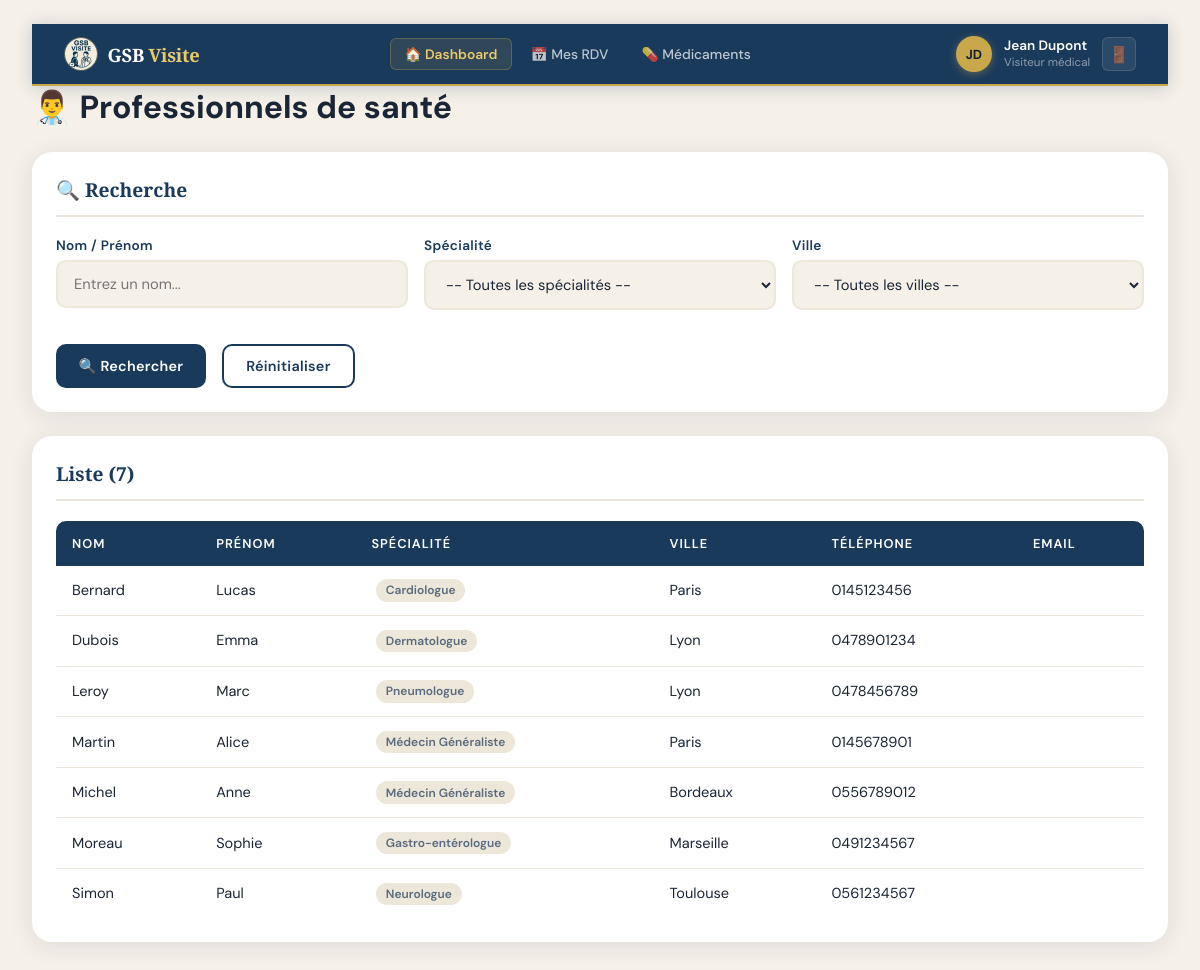
Screenshot of /professionnels.php (signed in) with the database file from the repository.
### tables this page shows
CREATE TABLE utilisateurs (
    id             INT AUTO_INCREMENT PRIMARY KEY,
    nom            VARCHAR(50)  NOT NULL,
    prenom         VARCHAR(50)  NOT NULL,
    email          VARCHAR(100) NOT NULL UNIQUE,
    mot_de_passe   VARCHAR(255) NOT NULL,
    role           ENUM('visiteur','delegue','chef') DEFAULT 'visiteur',
    region_id      INT NULL,
    responsable_id INT NULL,
    actif          TINYINT(1) DEFAULT 1,
    cree_le        TIMESTAMP DEFAULT CURRENT_TIMESTAMP,
    FOREIGN KEY (region_id)      REFERENCES regions(id)      ON DELETE SET NULL,
    FOREIGN KEY (responsable_id) REFERENCES utilisateurs(id) ON DELETE SET NULL
);

CREATE TABLE professionnels (
    id        INT AUTO_INCREMENT PRIMARY KEY,
    code      VARCHAR(10)  NOT NULL UNIQUE,
    nom       VARCHAR(50)  NOT NULL,
    prenom    VARCHAR(50)  NOT NULL,
    metier    VARCHAR(100) NOT NULL,
    ville     VARCHAR(100) NOT NULL,
    adresse   TEXT,
    telephone VARCHAR(20),
    email     VARCHAR(150),
    region_id INT NULL,
    FOREIGN KEY (region_id) REFERENCES regions(id) ON DELETE SET NULL
);

### public/config.php (called while the page is built, shortened)
<?php
try {
    $pdo = new PDO(
        "mysql:host=" . DB_HOST . ";dbname=" . DB_NAME . ";charset=utf8mb4",
        DB_USER,
        DB_PASS,
        [
            PDO::ATTR_ERRMODE            => PDO::ERRMODE_EXCEPTION,
            PDO::ATTR_DEFAULT_FETCH_MODE => PDO::FETCH_ASSOC,
            PDO::ATTR_EMULATE_PREPARES   => false,
            PDO::MYSQL_ATTR_INIT_COMMAND => "SET NAMES utf8mb4"
        ]
    );
} catch (PDOException $e) {
    die("Erreur de connexion : " . $e->getMessage());
}
function isLoggedIn(): bool {
    return isset($_SESSION['user_id']);
}
function getCurrentUser(): ?array {
    global $pdo;
    $stmt = $pdo->prepare("SELECT u.*, r.nom as region_nom FROM utilisateurs u LEFT JOIN regions r ON u.region_id = r.id WHERE u.id = ?");
    $stmt->execute([$_SESSION['user_id']]);
    return $stmt->fetch() ?: null;
}
?>

### public/professionnels.php (the view, shortened to what this page needs)
<?php
require_once __DIR__ . '/config.php';
$search_nom   = $_GET['search_nom']   ?? '';
$pnum         = max(1, (int)($_GET['pnum'] ?? 1));
$per_page     = 10;
$where  = ['1=1'];
$params = [];
$whereStr = implode(' AND ', $where);
try {
    $total = $pdo->prepare("SELECT COUNT(*) FROM professionnels WHERE $whereStr");
    $total->execute($params);
    $total = (int)$total->fetchColumn();
} catch (PDOException $e) {
    $error = "Erreur BD : " . $e->getMessage();
    $total = 0;
}
$offset = ($pnum - 1) * $per_page;
try {
    $stmt = $pdo->prepare("SELECT * FROM professionnels WHERE $whereStr ORDER BY nom, prenom LIMIT ? OFFSET ?");
    $stmt->execute(array_merge($params, [$per_page, $offset]));
    $professionnels = $stmt->fetchAll();
} catch (PDOException $e) {
    $error          = "Erreur BD : " . $e->getMessage();
    $professionnels = [];
}
$baseUrl = 'index.php?page=professionnels';
?>
<!DOCTYPE html>
<html lang="fr">
<head>
    <link rel="stylesheet" href="style.css">
</head>
<body>
<div class="container">
    <?php include __DIR__ . '/header.php'; ?>
    <div style="display:flex; align-items:center; justify-content:space-between; margin-bottom:1.5rem;">
        <h1>👨‍⚕️ Professionnels de santé</h1>
    </div>
    <section class="card" style="padding:1.5rem; margin-bottom:1.5rem;">
        <h2>🔍 Recherche</h2>
        <form method="GET" action="index.php">
            <div style="display:grid; grid-template-columns:1fr 1fr 1fr; gap:1rem; margin-bottom:1rem;">
                <div class="input-group">
                    <label>Nom / Prénom</label>
                    <input type="text" name="search_nom" value="<?= htmlspecialchars($search_nom) ?>" placeholder="Entrez un nom..." class="form-control">
                </div>
                <div class="input-group">
                    <label>Spécialité</label>
                    <select name="search_spec" class="form-control">
                        <option value="">-- Toutes les spécialités --</option>
                    </select>
                </div>
                <div class="input-group">
                    <label>Ville</label>
                    <select name="search_ville" class="form-control">
                        <option value="">-- Toutes les villes --</option>
                    </select>
                </div>
            </div>
            <div style="display:flex; gap:1rem;">
                <button type="submit" class="btn">🔍 Rechercher</button>
                <a href="<?= $baseUrl ?>" class="btn btn-outline">Réinitialiser</a>
            </div>
        </form>
    </section>
    <section class="card" style="padding:1.5rem;">
        <h2>Liste (<?= $total ?>)</h2>
        <table class="table">
            <thead>
                <tr>
                    <th>Nom</th>
                    <th>Prénom</th>
                    <th>Spécialité</th>
                    <th>Ville</th>
                    <th>Téléphone</th>
                    <th>Email</th>
                </tr>
            </thead>
            <tbody>
                <?php if ($professionnels): ?>
                    <?php foreach ($professionnels as $pro): ?>
                    <tr>
                        <td><?= htmlspecialchars($pro['nom']) ?></td>
                        <td><?= htmlspecialchars($pro['prenom']) ?></td>
                        <td><span class="badge-metier"><?= htmlspecialchars($pro['metier']) ?></span></td>
                        <td><?= htmlspecialchars($pro['ville']) ?></td>
                        <td><?= htmlspecialchars($pro['telephone'] ?? '') ?></td>
                        <td><?= htmlspecialchars($pro['email'] ?? '') ?></td>
                    </tr>
                    <?php endforeach; ?>
                <?php else: ?>
                    <tr><td colspan="7" style="text-align:center; color:var(--text-muted); padding:2rem;">Aucun professionnel trouvé.</td></tr>
                <?php endif; ?>
            </tbody>
        </table>
    </section>
</div>
</body>
</html>

### public/header.php (shortened to what this page needs)
<?php
$user = getCurrentUser();
$role = $_SESSION['user_role'] ?? 'visiteur';
$currentPage = $_GET['page'] ?? 'dashboard';
?>
<div class="topbar">
    <div class="topbar-inner">
        <a href="index.php" class="topbar-brand">
            <img src="logo.png" alt="GSB" class="topbar-logo">
            <span class="topbar-brand-name">GSB <em>Visite</em></span>
        </a>
        <nav class="topbar-nav">
            <a href="index.php" class="topbar-link <?= $currentPage === 'dashboard' ? 'active' : '' ?>">🏠 Dashboard</a>
            <?php if ($role === 'visiteur'): ?>
                <a href="index.php?page=rendez_vous" class="topbar-link <?= $currentPage === 'rendez_vous' ? 'active' : '' ?>">📅 Mes RDV</a>
                <a href="index.php?page=medicaments" class="topbar-link <?= $currentPage === 'medicaments' ? 'active' : '' ?>">💊 Médicaments</a>
            <?php endif; ?>
        </nav>
        <div class="topbar-user">
            <div class="topbar-avatar">
                <?= strtoupper(substr($user['prenom'] ?? 'U', 0, 1) . substr($user['nom'] ?? 'N', 0, 1)) ?>
            </div>
            <div class="topbar-user-info">
                <span class="topbar-user-name"><?= htmlspecialchars($user['prenom'] ?? '') ?> <?= htmlspecialchars($user['nom'] ?? '') ?></span>
                <span class="topbar-user-role"><?= $role === 'chef' ? 'Chef régional' : ($role === 'delegue' ? 'Délégué régional' : 'Visiteur médical') ?></span>
            </div>
            <a href="index.php?page=logout" class="topbar-logout" title="Déconnexion">🚪</a>
        </div>
    </div>
</div>

### rows the page displays
utilisateurs: prenom+nom "JD", prenom "Jean", nom "Dupont"
professionnels: nom "Bernard", prenom "Lucas", metier "Cardiologue", ville "Paris", telephone "0145123456"
professionnels: nom "Dubois", prenom "Emma", metier "Dermatologue", ville "Lyon", telephone "0478901234"
professionnels: nom "Leroy", prenom "Marc", metier "Pneumologue", ville "Lyon", telephone "0478456789"
professionnels: nom "Martin", prenom "Alice", metier "Médecin Généraliste", ville "Paris", telephone "0145678901"
professionnels: nom "Michel", prenom "Anne", metier "Médecin Généraliste", ville "Bordeaux", telephone "0556789012"
professionnels: nom "Moreau", prenom "Sophie", metier "Gastro-entérologue", ville "Marseille", telephone "0491234567"
professionnels: nom "Simon", prenom "Paul", metier "Neurologue", ville "Toulouse", telephone "0561234567"

### other values shown
$total "7"
